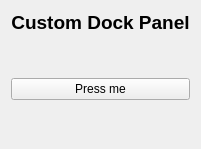
<?xml version="1.0" encoding="UTF-8"?>
<ui version="4.0">
 <class>CustomDockWidget</class>
 <widget class="QWidget" name="CustomDockWidget">
  <property name="geometry">
   <rect>
    <x>0</x>
    <y>0</y>
    <width>199</width>
    <height>149</height>
   </rect>
  </property>
  <property name="windowTitle">
   <string>Form</string>
  </property>
  <layout class="QVBoxLayout" name="verticalLayout">
   <item>
    <widget class="QLabel" name="label">
     <property name="text">
      <string>&lt;!DOCTYPE HTML PUBLIC &quot;-//W3C//DTD HTML 4.0//EN&quot; &quot;http://www.w3.org/TR/REC-html40/strict.dtd&quot;&gt;
&lt;html&gt;&lt;head&gt;&lt;meta name=&quot;qrichtext&quot; content=&quot;1&quot; /&gt;&lt;style type=&quot;text/css&quot;&gt;
p, li { white-space: pre-wrap; }
&lt;/style&gt;&lt;/head&gt;&lt;body style=&quot; font-family:'Helvetica'; font-size:9pt; font-weight:400; font-style:normal;&quot;&gt;
&lt;p align=&quot;center&quot; style=&quot; margin-top:0px; margin-bottom:0px; margin-left:0px; margin-right:0px; -qt-block-indent:0; text-indent:0px;&quot;&gt;&lt;span style=&quot; font-size:14pt; font-weight:600;&quot;&gt;Custom Dock Panel&lt;/span&gt;&lt;/p&gt;&lt;/body&gt;&lt;/html&gt;</string>
     </property>
    </widget>
   </item>
   <item>
    <spacer name="verticalSpacer">
     <property name="orientation">
      <enum>Qt::Vertical</enum>
     </property>
     <property name="sizeHint" stdset="0">
      <size>
       <width>20</width>
       <height>40</height>
      </size>
     </property>
    </spacer>
   </item>
   <item>
    <widget class="QPushButton" name="pressMeButton">
     <property name="text">
      <string>Press me</string>
     </property>
    </widget>
   </item>
   <item>
    <spacer name="verticalSpacer_2">
     <property name="orientation">
      <enum>Qt::Vertical</enum>
     </property>
     <property name="sizeHint" stdset="0">
      <size>
       <width>20</width>
       <height>40</height>
      </size>
     </property>
    </spacer>
   </item>
  </layout>
 </widget>
 <resources/>
 <connections/>
</ui>
